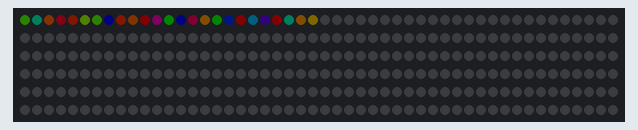
Recording of a sketch running on a simulated Arduino Uno, built with avr-gcc and run on an emulated ATmega328P. Parts: 300 RGB LEDs in strip order, left to right, continuing on the next row. Dim RGB values are drawn brighter than linear; random numbers use the default seed unless the sketch sets one.

Above: at 0.48 s.
At 3.88 s:
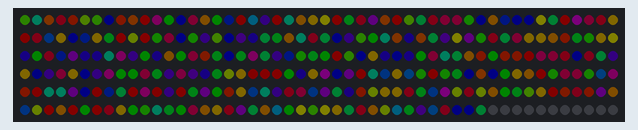
At 8.28 s:
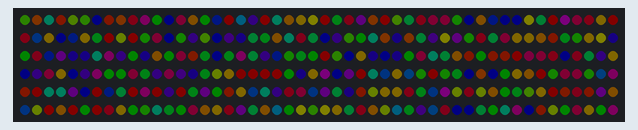
At 13.55 s:
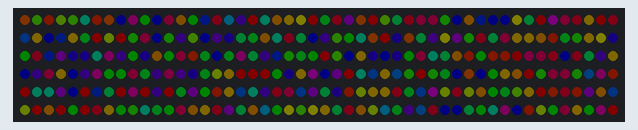
At 23.15 s:
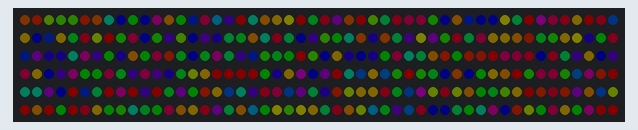
At 39.84 s:
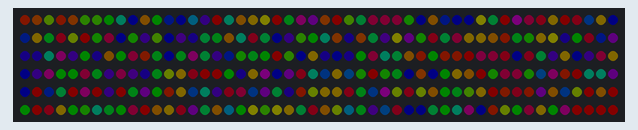

The sketch:

sorting.ino
```cpp
#include <FastLED.h>
#include <OneButton.h>
#include <stdio.h>

#define NUM_LEDS 300
#define LED_PIN 2
#define BTN_PIN 3

CRGB leds[NUM_LEDS];

uint8_t patternCounter = 0;
uint8_t hue = 0;
uint8_t paletteIndex = 0;

//button between pin 3 and gnd
OneButton btn = OneButton(BTN_PIN, true, true);


void setup() {
  // put your setup code here, to run once:
  FastLED.addLeds<WS2812B, LED_PIN, GRB>(leds, NUM_LEDS);
  FastLED.setBrightness(50);

  btn.attachClick(nextPattern);

  int arr[NUM_LEDS];
}


void loop() {

  switch (patternCounter) {
    case 0:
      bubbleSort();
    case 1:
      insertionSort();
      break;
    case 2:
      insertionSort();
      break;
    case 3:
      bubbleSort();
      break;
  }


  FastLED.show();
  btn.tick();
}


void nextPattern() {
  patternCounter = (patternCounter + 1) % 4;  //change # after modulo to # of patterns
}

void bubbleSort() {
  fill_solid(leds, NUM_LEDS, CHSV(0, 0, 0));
  FastLED.show();
  int led[NUM_LEDS];                          //create array for sorting
  for (int i = 0; i < NUM_LEDS; i++) {        //fill array with random 8-bit numbers
    int j = random8();
    led[i] = j;
    lightDriver(j, i);
  }

    for (int i = 0; i < NUM_LEDS - 1; i++) {
      for (int j = 0; j < NUM_LEDS - 1 - i; j++) {
        if (led[j] > led[j + 1]) {
          lightDriver(led[j + 1], j);
          lightDriver(led[j], j + 1);
          int temp = led[j + 1];
          led[j + 1] = led[j];
          led[j] = temp;
        }
      }
    }
  delay(10000);
  }


void insertionSort() {
  fill_solid(leds, NUM_LEDS, CHSV(0, 0, 0));
  FastLED.show();
}

void merge(int arr[], int l, int m, int r)
{
    int i, j, k;
    int n1 = m - l + 1;
    int n2 = r - m;

    /* create temp arrays */
    int L[n1], R[n2];

    /* Copy data to temp arrays L[] and R[] */
    for (i = 0; i < n1; i++) {
        L[i] = arr[l + i];
    }
    for (j = 0; j < n2; j++) {
        R[j] = arr[m + 1 + j];
    }

    /* Merge the temp arrays back into arr[l..r]*/
    i = 0; // Initial index of first subarray
    j = 0; // Initial index of second subarray
    k = l; // Initial index of merged subarray
    while (i < n1 && j < n2) {
        if (L[i] <= R[j]) {
            arr[k] = L[i];
            i++;
        }
        else {
            arr[k] = R[j];
            j++;
        }
        k++;
    }

    /* Copy the remaining elements of L[], if there
    are any */
    while (i < n1) {
        arr[k] = L[i];
        i++;
        k++;
    }

    /* Copy the remaining elements of R[], if there
    are any */
    while (j < n2) {
        arr[k] = R[j];
        j++;
        k++;
    }
}

/* l is for left index and r is right index of the
sub-array of arr to be sorted */
void mergeSort(int arr[], int l, int r)       //dont know how to get it to work with lights
{
  for (int i = 0; i < NUM_LEDS; i++) {        //fill array with random 8-bit numbers
    int j = random8();
    arr[i] = j;
    lightDriver(j, i);
  }
    if (l < r) {
        // Same as (l+r)/2, but avoids overflow for
        // large l and h
        int m = l + (r - l) / 2;

        // Sort first and second halves
        mergeSort(arr, l, m);
        mergeSort(arr, m + 1, r);

        merge(arr, l, m, r);
    }
}


void quickSort(int num[], int l, int r)
{
  if (l >= r)
    return;
  int m = l, n = r, x = num[l];
  while (m < n)
  {
    while (m < n && num[n] >= x)
      n--;
    if (m < n)
    {
      lightDriver(num[n], m);
      num[m++] = num[n];
    }

    while (m < n && num[m] <= x)
      m++;
    if (m < n)
    {
      lightDriver(num[m], n);
      num[n--] = num[m];
    }
  }
  num[m] = x;               //put the inital x into m element
  lightDriver(x, m);
  quickSort(num, l, m - 1); //use m as mid value, use recursive call
  quickSort(num, m + 1, r);
}

void lightDriver(int val, int index) {
  leds[index] = CHSV(val, 255, 100);
  FastLED.show();
  delay(1);
}
```
